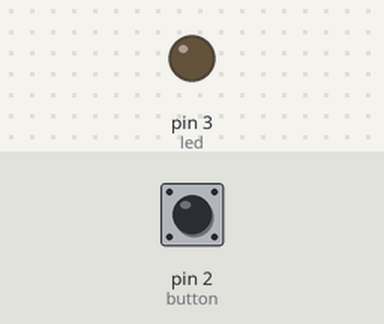
Bench run of a sketch on a simulated Arduino Uno, built with avr-gcc and run on an emulated ATmega328P. Parts: output pins drawn as LEDs (lit = HIGH). Inputs (shaded band) come from the test bench; at power-on: pin 2 (button) LOW.

Above: at 1.2 s.
1.3 s: pin 2 (button) pulled HIGH for 0.15 s
At 1.37 s:
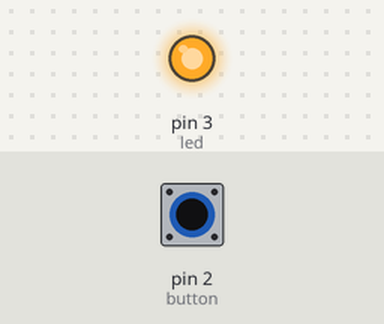
2.9 s: pin 2 (button) pulled HIGH for 3.2 s
At 6.8 s:
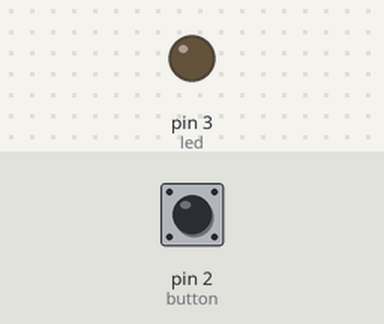
Timing chart, 0 to 8.3 s (numbered marks = the images above; inputs shaded):
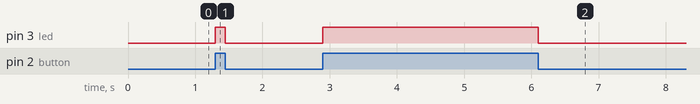

The sketch:

button_led.ino
```cpp
//Define button and led pins
int button = 2;
int led = 3;
//Variable to store button status
int buttonstate;

void setup(){
  //Set pin modes
  pinMode(led, OUTPUT);
  pinMode(button, INPUT);
}
void loop(){
  //Check button status
  buttonstate=digitalRead(button);
  //If button is pressed turn on led otherwise turn it off
  if(buttonstate==HIGH)
  digitalWrite(led,HIGH);
  else
  digitalWrite(led,LOW);
}
```

Measured:
- after the input at 1.3 s, pin 3 (led): LOW → HIGH at once, → LOW 0.15 s later
- after the input at 2.9 s, pin 3 (led): LOW → HIGH at once, → LOW 3.2 s later
